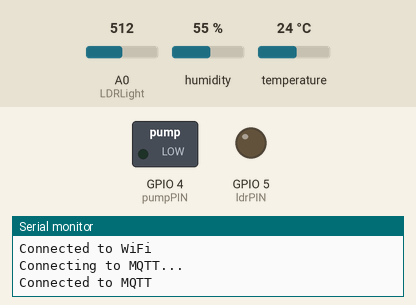
Simulated run of this sketch. Board: ESP8266 (NodeMCU). Shown: switched loads named in the sketch (green lamp = pin HIGH), output pins drawn as LEDs (lit = HIGH), the last lines printed to the serial monitor. The test bench sets the inputs (shaded band); at power-on: A0 (LDRLight) = 512, humidity 55 %, temperature 24 °C. WiFi joins after 1.5 s; servers stay silent unless stated; no MQTT or app messages arrive unless stated; pins used as bus, display or sensor lines are not drawn.

Above: at 3.2 s.
3.3 s: A0 (LDRLight) set to 527
16.5 s: A0 (LDRLight) set to 550
At 25.6 s:
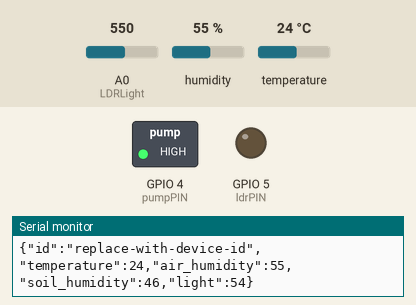
27.3 s: A0 (LDRLight) set to 511
At 37.0 s:
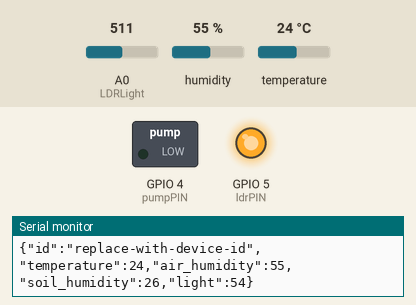
38.0 s: A0 (LDRLight) set to 716
At 48.4 s:
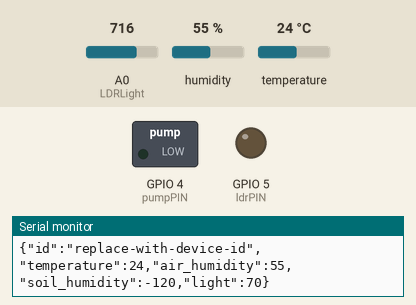
Timing chart, 0 to 48.7 s (numbered marks = the images above; inputs shaded):
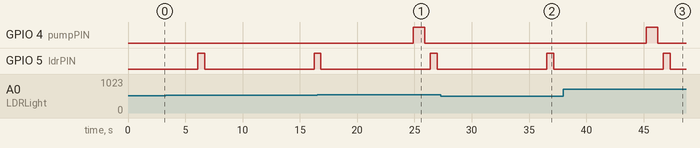

The sketch:

arduino.ino
```cpp
#include <ESP8266WiFi.h>
#include <PubSubClient.h>
#include <ArduinoJson.h>
#include "config.h"

// Historical reference only: this sketch uses plaintext MQTT. Run it solely
// on an isolated local test network with throwaway credentials.
WiFiClient espClient;
PubSubClient client(espClient);

void setup() {
  LDRsetup();
  DHT11Setup();
  CSMSetup();
  pumpSetup();
  Serial.begin(9600);
  WiFi.begin(WIFI_SSID, WIFI_PASSWORD);
  while (WiFi.status() != WL_CONNECTED) {
    delay(1000);
    Serial.println("Connecting to WiFi...");
  }
  Serial.println("Connected to WiFi");

  // Connect to MQTT broker
  client.setServer(MQTT_HOST, MQTT_PORT);
  client.setCallback(callback);

  while (!client.connected()) {
    Serial.println("Connecting to MQTT...");
    if (client.connect(DEVICE_ID, MQTT_USERNAME, MQTT_PASSWORD)) {
      Serial.println("Connected to MQTT");
    } else {
      Serial.print("Failed, rc=");
      Serial.print(client.state());
      Serial.println(" Retrying in 5 seconds...");
      delay(5000);
    }
  }
}

void callback(char *topic, byte *payload, unsigned int length) {}

void loop() {
  StaticJsonDocument<200> obj;
  obj["id"] = DEVICE_ID;
  obj["temperature"] = DHT11Temperature();
  obj["air_humidity"] = DHT11Humidity();
  obj["soil_humidity"] = CSMSHumidity();
  obj["light"] = LDRLight();

  String jsonString;
  char jsonBuffer[200];
  serializeJson(obj, jsonString);
  serializeJson(obj, jsonBuffer);
  Serial.println(jsonString);
  client.publish(MQTT_TOPIC, jsonBuffer);
  delay(5000);
}
```

CSMS.ino
```cpp
const int csmsPIN = 16;
const int AirValue = 580;
const int WaterValue = 468;
int csmsValue = 0;
int humidityPercentage = 0;

void CSMSetup() {
  pinMode(csmsPIN , OUTPUT);
}

int CSMSHumidity() {
  digitalWrite(csmsPIN, HIGH);
  delay(500);
  csmsValue = analogRead(A0);
  humidityPercentage = map(csmsValue, AirValue, WaterValue, 0, 100);

  if(humidityPercentage<40)
    pumpOn();
  delay(1000);
  digitalWrite(csmsPIN, LOW);
  pumpOff();
  delay(500);
  return humidityPercentage;
}
```

DHT11.ino
```cpp
#include "DHT.h"
#define DHTTYPE DHT11
#define dht_dpin 0
DHT dht(dht_dpin, DHTTYPE);
void DHT11Setup()
{
 dht.begin();
}

int DHT11Temperature() {
 float t = dht.readTemperature();
 delay(1000);
 return int(t);
}

int DHT11Humidity() {
 float h = dht.readHumidity();
 delay(1000);
 return int(h);
}
```

LDR.ino
```cpp
const int ldrPIN = 5;
const int maxLight = 1024;
const int minLight = 0;
void LDRsetup() {
  pinMode(ldrPIN, OUTPUT);
}

int LDRLight() {
  digitalWrite(ldrPIN, HIGH);
  delay(500);
  int sensorValue = analogRead(A0);
  float percentage = map(sensorValue, minLight, maxLight, 0, 100);
  delay(100);
  digitalWrite(ldrPIN, LOW);
  delay(500);
  return int(percentage);
}
```

Pump.ino
```cpp
const int pumpPIN = 4;
void pumpSetup() {
  pinMode(pumpPIN, OUTPUT);
}

void pumpOn() {
  digitalWrite(pumpPIN, HIGH);
}

void pumpOff() {
  digitalWrite(pumpPIN, LOW);
}
```

config.example.h
```cpp
#pragma once

// Historical reference only: the sketch uses plaintext MQTT. Copy this file
// to config.h only for an isolated local test network, and use throwaway
// credentials. Never connect it to a public or other non-local broker.
// config.h is ignored by Git and must never be committed.
constexpr char DEVICE_ID[] = "replace-with-device-id";
constexpr char WIFI_SSID[] = "replace-with-wifi-ssid";
constexpr char WIFI_PASSWORD[] = "replace-with-wifi-password";
constexpr char MQTT_HOST[] = "replace-with-mqtt-host";
constexpr int MQTT_PORT = 1883;
constexpr char MQTT_USERNAME[] = "replace-with-mqtt-username";
constexpr char MQTT_PASSWORD[] = "replace-with-mqtt-password";
constexpr char MQTT_TOPIC[] = "replace-with-mqtt-topic";
```

Measured:
- the behaviour switches between 534 and 535 on A0 (LDRLight) (found by bisection; images 0 and 1)
- after the input at 16.5 s, GPIO 4 (pumpPIN): LOW → HIGH after 8.4 s, → LOW 1.0 s later
- after the input at 27.3 s, GPIO 4 (pumpPIN): stays LOW (without the input it goes to HIGH after 7.8 s)
- after the input at 38.0 s, GPIO 4 (pumpPIN): LOW → HIGH after 7.2 s, → LOW 1.0 s later
